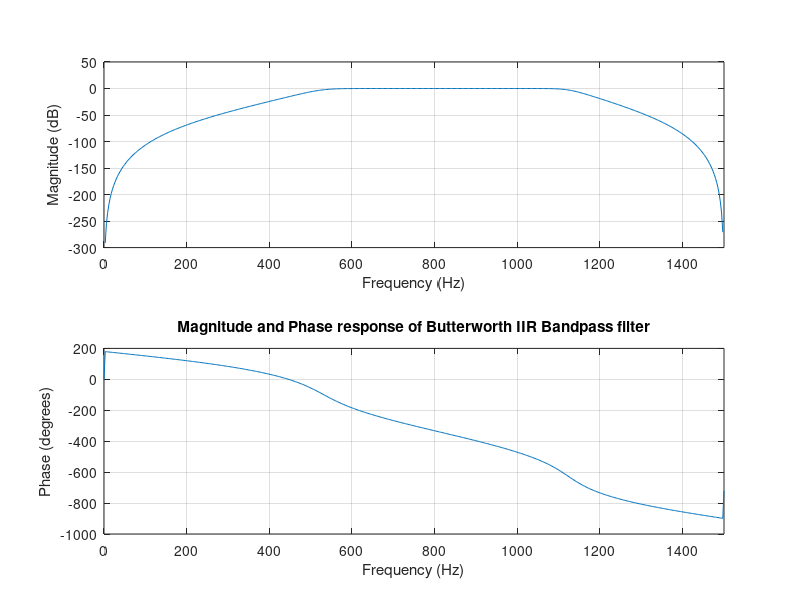
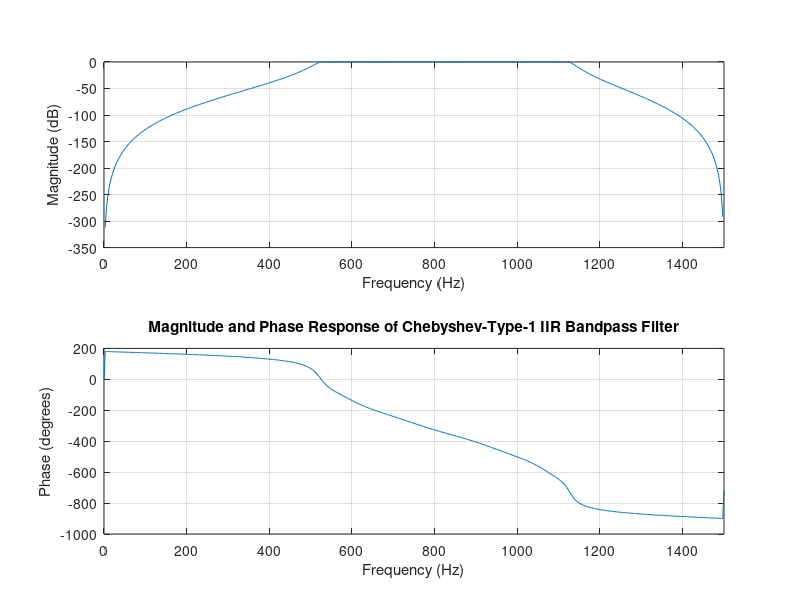
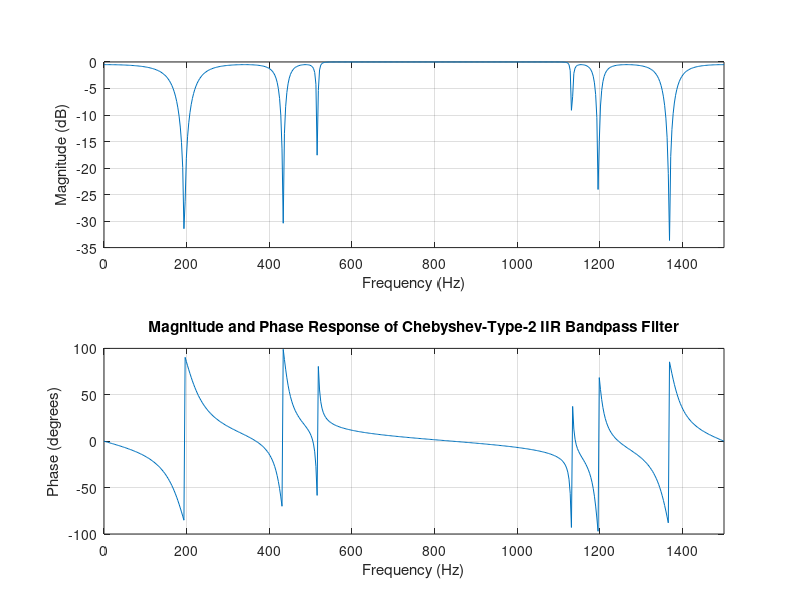

Reproduce these figures in MATLAB, in order.
%8.2.4 y 2 

%Program: EXP5_IIR_Butterworth_Lowpass
%A MATLAB program to design IIR Butterworth Lowpass Filter
clf;
clear all; close all;
N = 512; n = 6;
fs = 3000;
%Clear all figures %Clear all variables %Close all figures
%Define the order of the filter

[b,a]=butter(n,[0.35, 0.75]); %Calculation of filter coefficient
figure(1);
freqz(b,a,N,fs); %Plotting the filter respons
title('Magnitude and Phase response of Butterworth IIR Bandpass filter');

R = 0.5; %Define the Passband peak-to-peak ripple in decibels
[c,d]=cheby1(n,R,[0.35, 0.75]); %Calculating filter coefficients
figure(2);
freqz(c,d,N,fs); %Plotting the filter response
title('Magnitude and Phase Response of Chebyshev-Type-1 IIR Bandpass Filter');

R1 = 20;
%Clear all figures %Clear all variables
%Close all figures
%Define the order of the filter %Stopband ripple in decibles
[e,f]=cheby2(n,R,[0.35, 0.75]);%Calculation of filter coefficients
figure(3);
freqz(e,f,N,fs); %Plotting the filter response
title('Magnitude and Phase Response of Chebyshev-Type-2 IIR Bandpass Filter');

